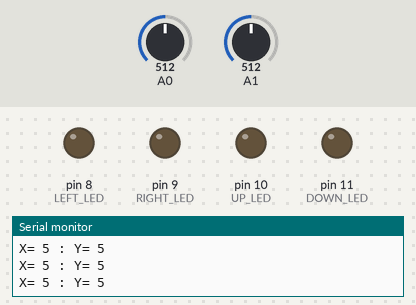
Bench run of a sketch on a simulated Arduino Uno, built with avr-gcc and run on an emulated ATmega328P. Parts: output pins drawn as LEDs (lit = HIGH), the last lines printed to the serial monitor. Inputs (shaded band) come from the test bench; at power-on: A0 = 512, A1 = 512.

Above: at 1.2 s.
1.3 s: A0 set to 101
2.8 s: A0 set to 85
At 3.1 s:
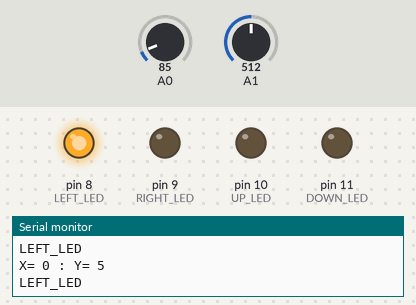
Timing chart, 0 to 5.8 s (numbered marks = the images above; inputs shaded):
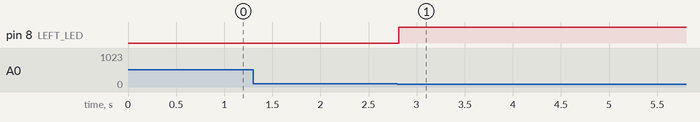

Measured:
- the behaviour switches between 93 and 92 on A0 (found by bisection; images 0 and 1)
- after the input at 2.8 s, pin 8 (LEFT_LED): LOW → HIGH at once

The sketch:

code.ino
```cpp
/* Written by Electrocircuit */
/*
 *Website :- www.electrocircuit.net
 */

#define LEFT_LED  8
#define RIGHT_LED  9
#define UP_LED  10
#define DOWN_LED  11

void setup()
{
  Serial.begin(9600);
  pinMode(LEFT_LED,OUTPUT);
  pinMode(RIGHT_LED,OUTPUT);
  pinMode(UP_LED,OUTPUT);
  pinMode(DOWN_LED,OUTPUT);
}

void loop()
{

  int x= analogRead(A0);
  int y= analogRead(A1);

  x = map(x, 0, 1023, 0, 11);
  y = map(y, 0, 1023, 0, 11);

  Serial.print("X= ");
  Serial.print(x);
  Serial.print(" : ");
  Serial.print("Y= ");
  Serial.print(y);
  Serial.println();

  if(x==0 && y==5)
  {
    digitalWrite(LEFT_LED,HIGH);
    Serial.println("LEFT_LED");

    digitalWrite(RIGHT_LED,LOW);
    digitalWrite(UP_LED,LOW);
    digitalWrite(DOWN_LED,LOW);
  }
  else if(x==10 && y==5)
  {
    digitalWrite(RIGHT_LED,HIGH);
    Serial.println("RIGHT_LED");

    digitalWrite(LEFT_LED,LOW);
    digitalWrite(UP_LED,LOW);
    digitalWrite(DOWN_LED,LOW);
  }
   else if(x==5 && y==10)
  {
    digitalWrite(UP_LED,HIGH);
    Serial.println("UP_LED");

    digitalWrite(RIGHT_LED,LOW);
    digitalWrite(LEFT_LED,LOW);
    digitalWrite(DOWN_LED,LOW);
  }
   else if(x==5 && y==0)
  {
    digitalWrite(DOWN_LED,HIGH);
    Serial.println("DOWN_LED");

    digitalWrite(RIGHT_LED,LOW);
    digitalWrite(UP_LED,LOW);
    digitalWrite(LEFT_LED,LOW);
  }

  delay(100);
}
```
